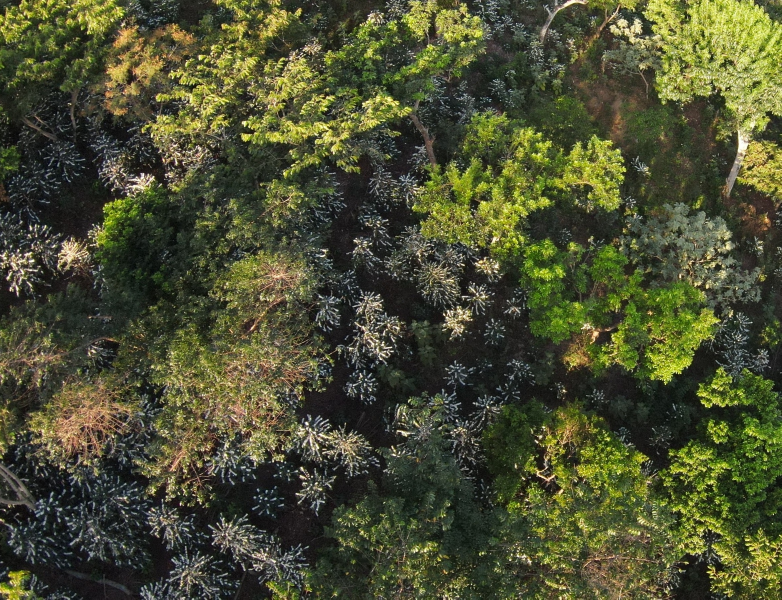
#> input picture Selection/Agricam_18F.JPG, 2344 x 1798 px (shown at 1/3 size)
$ python -i Script2.py   (imports and definitions only)
#> lines starting #> are read from the running program, lines starting #| are printed output that depends on the picture; after the words box and inside, x2 and y2 are one past the last pixel; in counts of white or black regions, pixels touching at a corner belong together
#> further down, picture is the input picture: shape (1798, 2344, 3); mean B, G, R 50.2, 79.2, 75.9
import cv2
import numpy as np
import math

# [18 lines left out: functions calculate_area_per_pixel_factor, Image_Reading, not called in this run]

def Apply_Green_Highlight(image):
    # Convert image to HSV color space
    hsv_image = cv2.cvtColor(image, cv2.COLOR_BGR2HSV)
#> hsv_image: shape (1798, 2344, 3); mean H, S, V 44.6, 92.5, 81.9

    # Define the range of green color in HSV
    lower_green = np.array([24, 40, 35])
    upper_green = np.array([90, 255, 255])

    # Create a mask for green color
    green_mask = cv2.inRange(hsv_image, lower_green, upper_green)
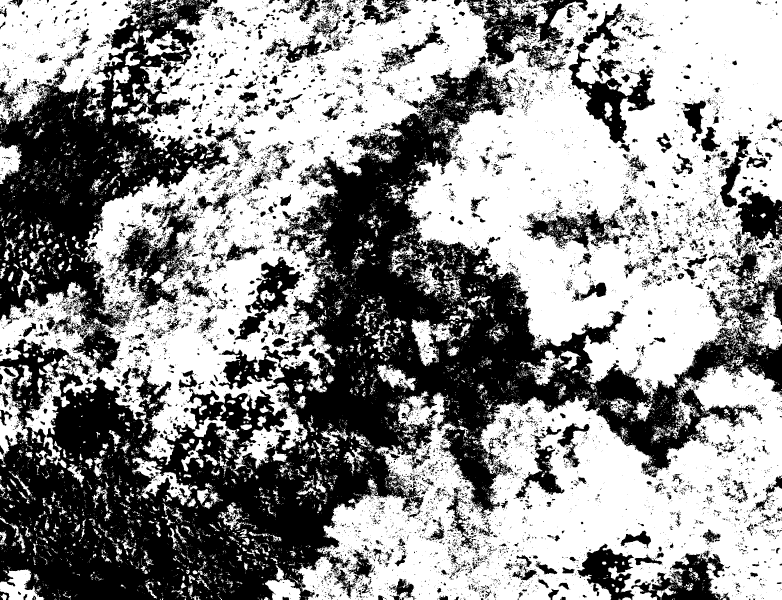
#> green_mask: shape (1798, 2344) (shown at 1/3 size); 57.1% white; 13178 black regions (11744 under 20 px)

    # Create a black image of the same size as input
    highlight_image = np.zeros_like(image)

    # Set the green region in the highlight image
    highlight_image[green_mask > 0] = [0, 255, 0]  # Highlight in green

    # Combine the highlight image and the original image
    highlighted_image = cv2.addWeighted(image, 0.7, highlight_image, 0.3, 0)
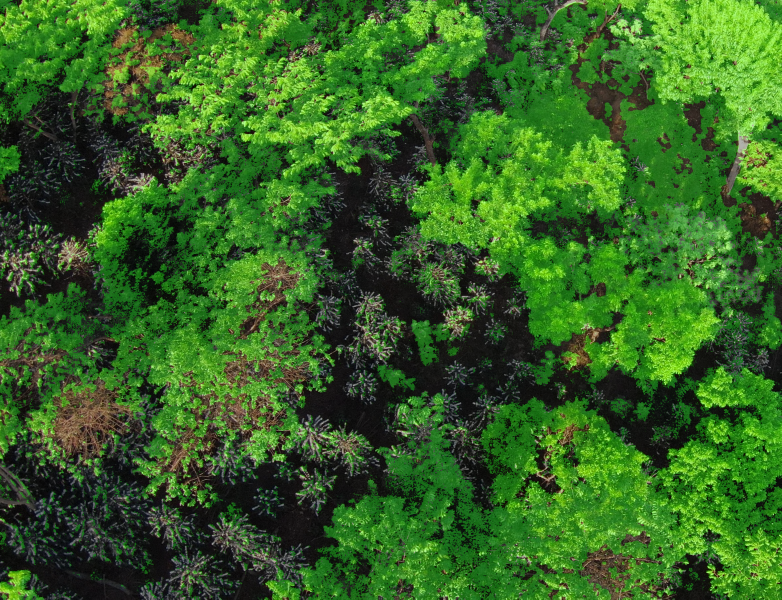
#> highlighted_image: shape (1798, 2344, 3) (shown at 1/3 size); mean B, G, R 35.1, 99.2, 53.2

    return highlighted_image, green_mask

# [21 lines left out: functions Apply_TopHat, Apply_OpeningAndClosing, not called in this run]

def First_Stage(resized_image):
    green_highlighted_image, green_mask = Apply_Green_Highlight(resized_image)
    # Find contours in the green mask
    contours, _ = cv2.findContours(green_mask, cv2.RETR_EXTERNAL, cv2.CHAIN_APPROX_SIMPLE)
#> contours = 9140 contours, 8433 with area under 20; largest, box (x1, y1, x2, y2) and area: (0, 0, 2344, 1427) 1763548, (875, 1091, 2344, 1798) 639164, (0, 0, 438, 373) 99552, (0, 1098, 85, 1391) 10340, (2211, 873, 2344, 1052) 9444
    # Set a threshold for minimum contour area to segment by volume
    min_contour_area = 100  # Adjust this value according to your needs
    # Create a black mask to draw the segmented objects
    segment_mask = np.zeros_like(green_mask)
    for contour in contours:
        contour_area = cv2.contourArea(contour)
        if contour_area >= min_contour_area:
            cv2.drawContours(segment_mask, [contour], -1, 255, -1)
#> this loop made 9140 passes
#> contour_area on passes 27, 31, 57: 89, 43, 35.5
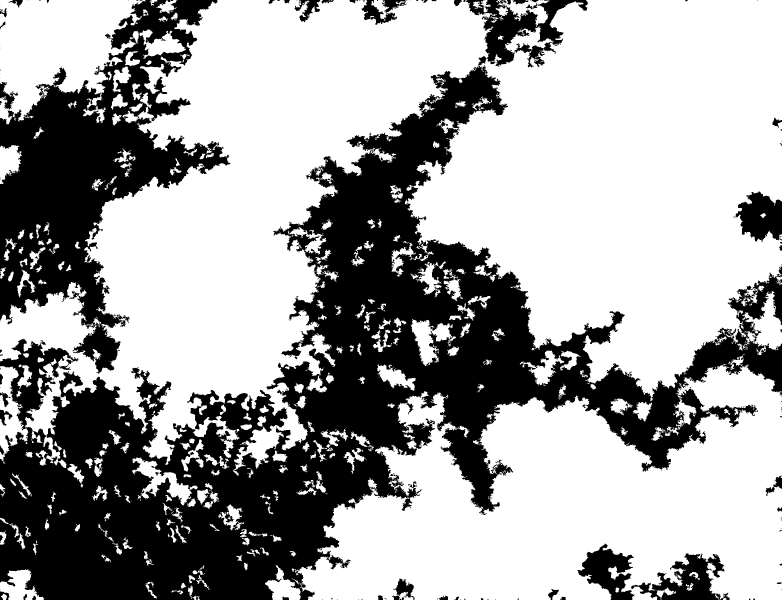
#> segment_mask: shape (1798, 2344) (shown at 1/3 size); 64.5% white; 156 black regions (96 under 20 px), largest, box (x1, y1, x2, y2) and area: (0, 196, 2344, 1798) 1116725, (0, 0, 691, 1122) 287258, (1397, 0, 1764, 202) 28170
    # Multiply segment_mask with the original image to visualize segmentation result
    segmented_result = cv2.bitwise_and(resized_image, resized_image, mask=segment_mask)
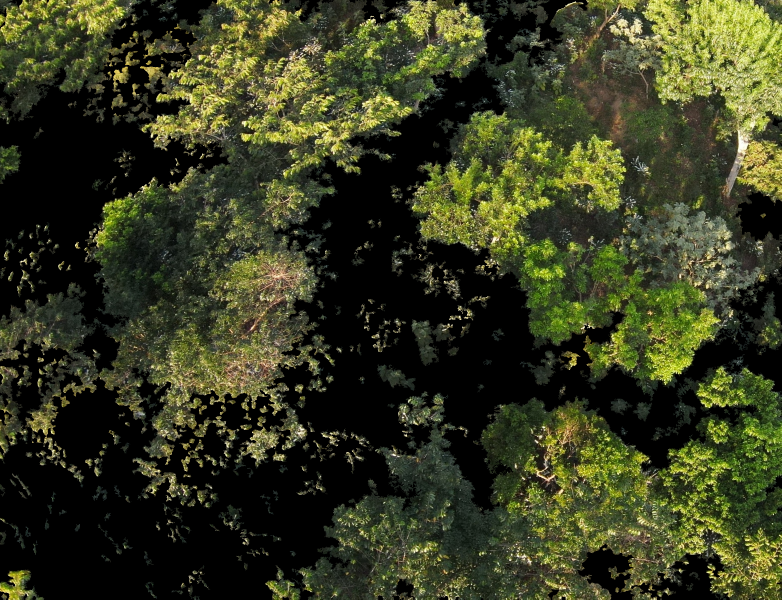
#> segmented_result: shape (1798, 2344, 3) (shown at 1/3 size); mean B, G, R 32.3, 59, 55.1
    return segmented_result

# [44 lines left out: functions Second_Stage, Percentage_shades, not called in this run]

# [26 lines not run here, left out]

>>> import cv2
>>> picture = cv2.imread('Selection/Agricam_18F.JPG')
>>> result = First_Stage(picture)

$ run again, on Selection/Agricam_01F.JPG
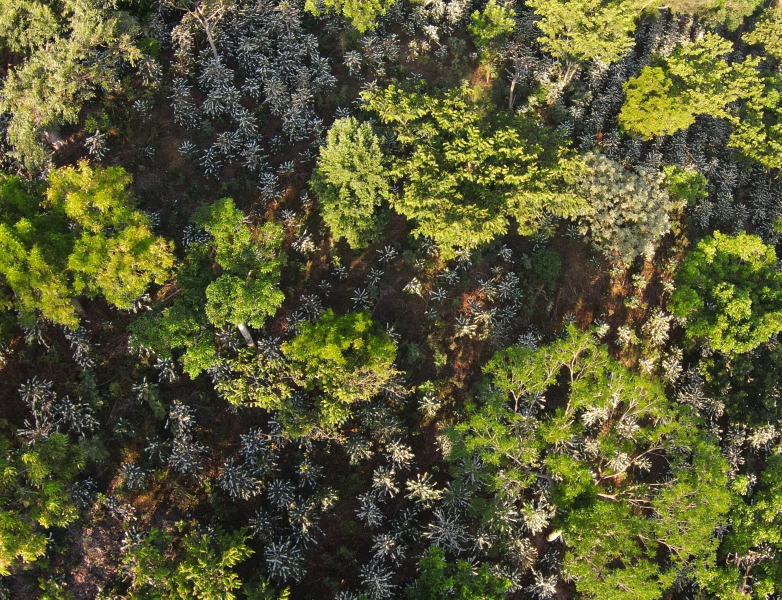
#> input picture Selection/Agricam_01F.JPG, 2344 x 1798 px (shown at 1/3 size)
#> picture is the input picture: shape (1798, 2344, 3); mean B, G, R 51.4, 89.1, 88.8
#> hsv_image: shape (1798, 2344, 3); mean H, S, V 35, 107.9, 93.2
#> in Apply_Green_Highlight, `green_mask = cv2.inRange(hsv_image, lower_green, upper_green)`:
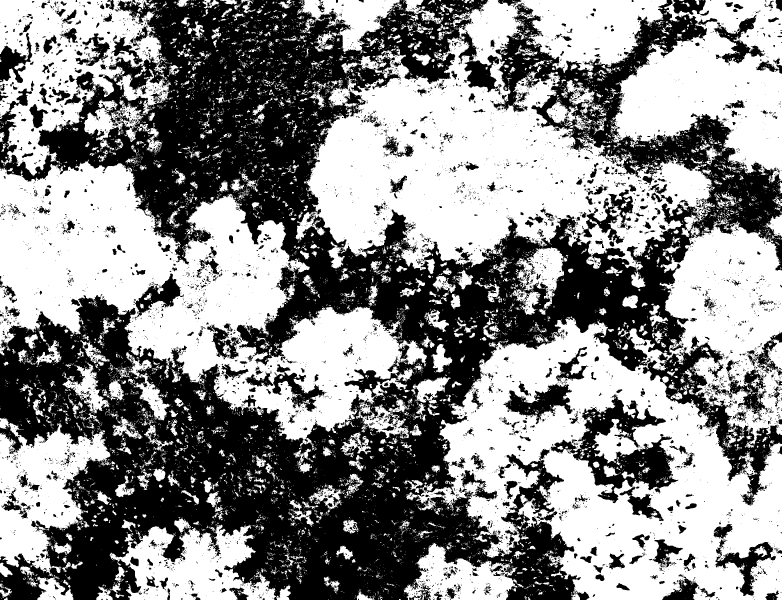
#> green_mask: shape (1798, 2344) (shown at 1/3 size); 54.8% white; 8359 black regions (7433 under 20 px)
#> contours = 10374 contours, 9513 with area under 20; largest, box (x1, y1, x2, y2) and area: (887, 0, 2344, 1344) 710613, (1212, 954, 2344, 1798) 548274, (0, 479, 1281, 1351) 495576, (1829, 0, 2344, 549) 167492, (0, 0, 514, 527) 155656
#> the loop in First_Stage, `for contour in contours:` made 10374 passes
#> contour_area on passes 31, 57, 70: 21, 37.5, 120.5
#> in First_Stage, `segmented_result = cv2.bitwise_and(resized_image, resized_image, mask=..`:
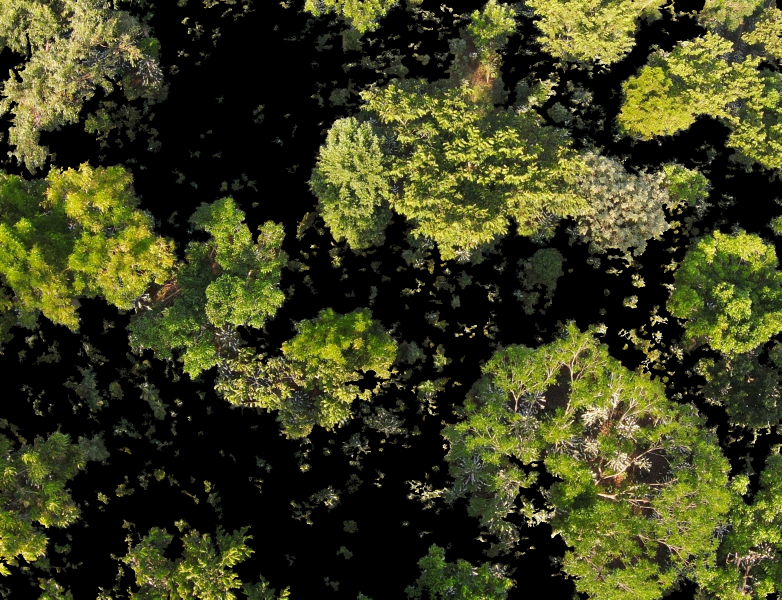
#> segmented_result: shape (1798, 2344, 3) (shown at 1/3 size); mean B, G, R 30.2, 64.3, 62

$ run again, on Selection/Agricam_02F.JPG
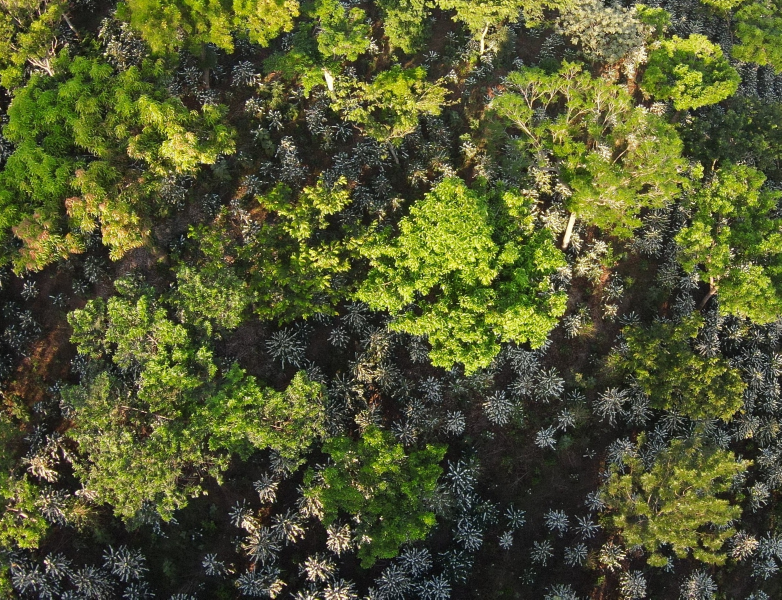
#> input picture Selection/Agricam_02F.JPG, 2344 x 1798 px (shown at 1/3 size)
#> picture is the input picture: shape (1798, 2344, 3); mean B, G, R 48, 88.1, 83.5
#> hsv_image: shape (1798, 2344, 3); mean H, S, V 38.1, 110.5, 90.5
#> in Apply_Green_Highlight, `green_mask = cv2.inRange(hsv_image, lower_green, upper_green)`:
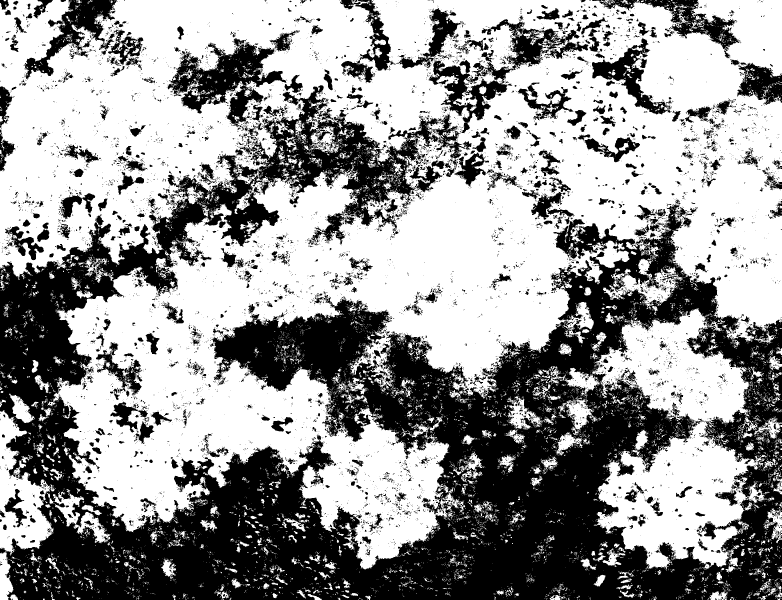
#> green_mask: shape (1798, 2344) (shown at 1/3 size); 59.6% white; 10675 black regions (9622 under 20 px)
#> contours = 10074 contours, 9510 with area under 20; largest, box (x1, y1, x2, y2) and area: (0, 0, 2344, 1709) 2463070, (1627, 924, 2302, 1713) 218432, (0, 1230, 165, 1798) 39483, (1809, 726, 2049, 928) 13201, (144, 1476, 333, 1630) 7548
#> the loop in First_Stage, `for contour in contours:` made 10074 passes
#> contour_area on passes 124, 151, 156: 306, 216.5, 204
#> in First_Stage, `segmented_result = cv2.bitwise_and(resized_image, resized_image, mask=..`:
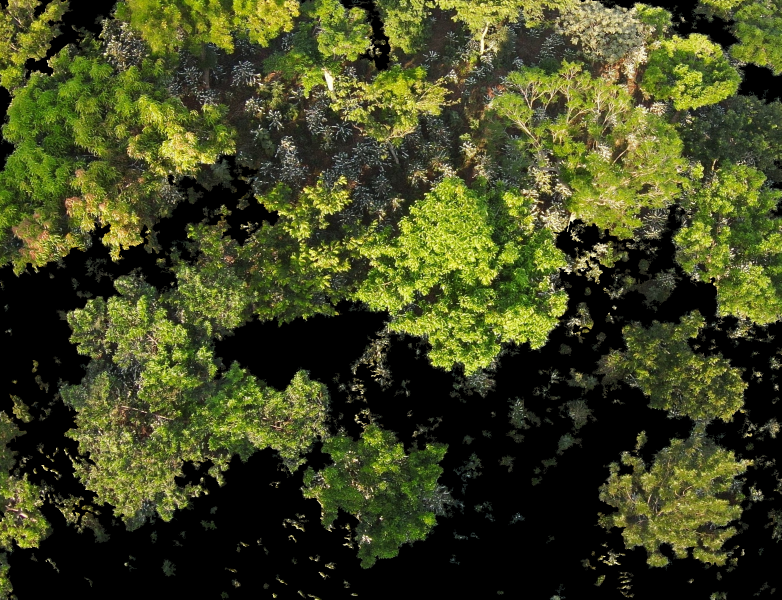
#> segmented_result: shape (1798, 2344, 3) (shown at 1/3 size); mean B, G, R 32.5, 70.6, 65.6

$ run again, on Selection/Agricam_03F.JPG
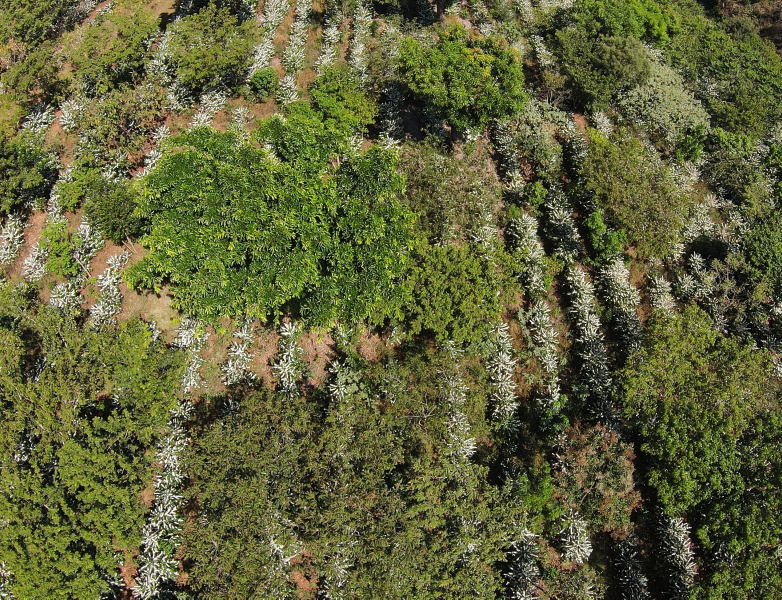
#> input picture Selection/Agricam_03F.JPG, 2344 x 1798 px (shown at 1/3 size)
#> picture is the input picture: shape (1798, 2344, 3); mean B, G, R 58.5, 98.9, 97
#> hsv_image: shape (1798, 2344, 3); mean H, S, V 32.3, 129.2, 102.4
#> in Apply_Green_Highlight, `green_mask = cv2.inRange(hsv_image, lower_green, upper_green)`:
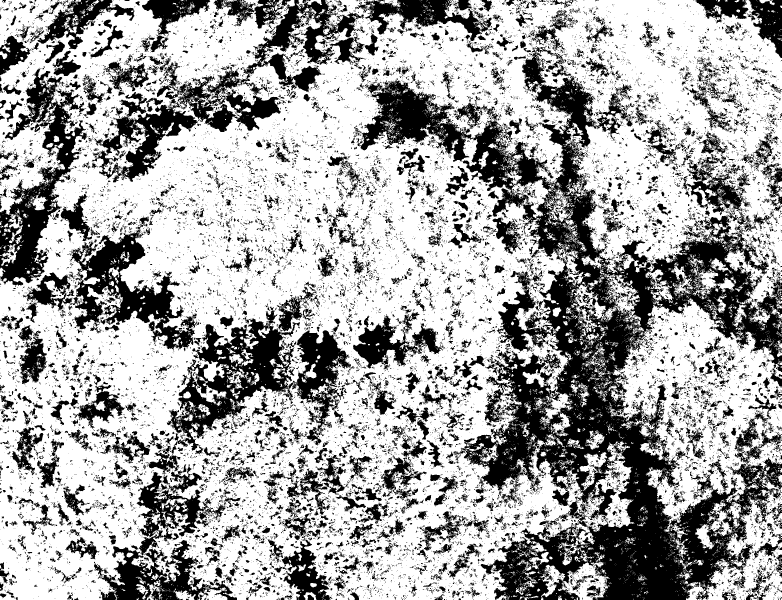
#> green_mask: shape (1798, 2344) (shown at 1/3 size); 65.3% white; 22752 black regions (20002 under 20 px)
#> contours = 5773 contours, 5470 with area under 20; largest, box (x1, y1, x2, y2) and area: (0, 0, 2344, 1798) 3166860, (1825, 895, 2344, 1602) 196312, (2117, 1425, 2344, 1798) 41403, (1711, 809, 1923, 999) 13336, (1621, 1660, 1829, 1798) 12807
#> the loop in First_Stage, `for contour in contours:` made 5773 passes
#> contour_area on passes 93, 138, 163: 161, 375.5, 916.5
#> in First_Stage, `segmented_result = cv2.bitwise_and(resized_image, resized_image, mask=..`:
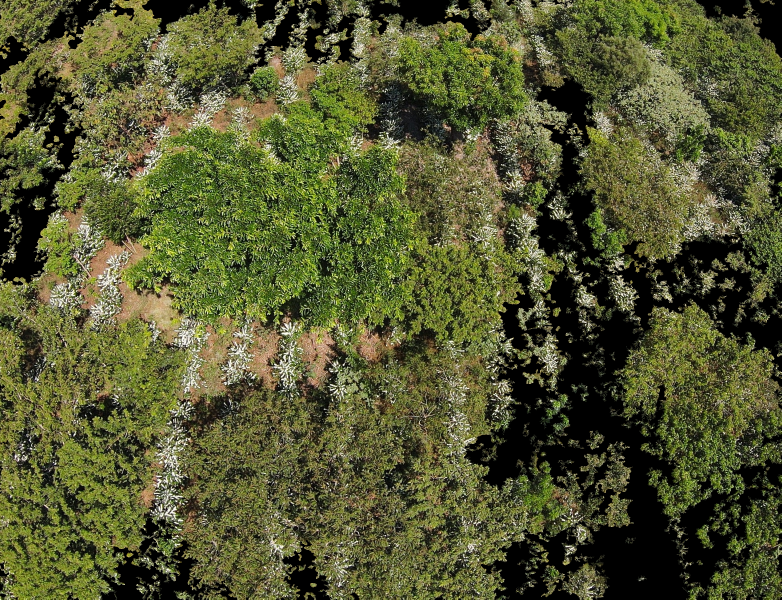
#> segmented_result: shape (1798, 2344, 3) (shown at 1/3 size); mean B, G, R 49.5, 87.4, 84.4
